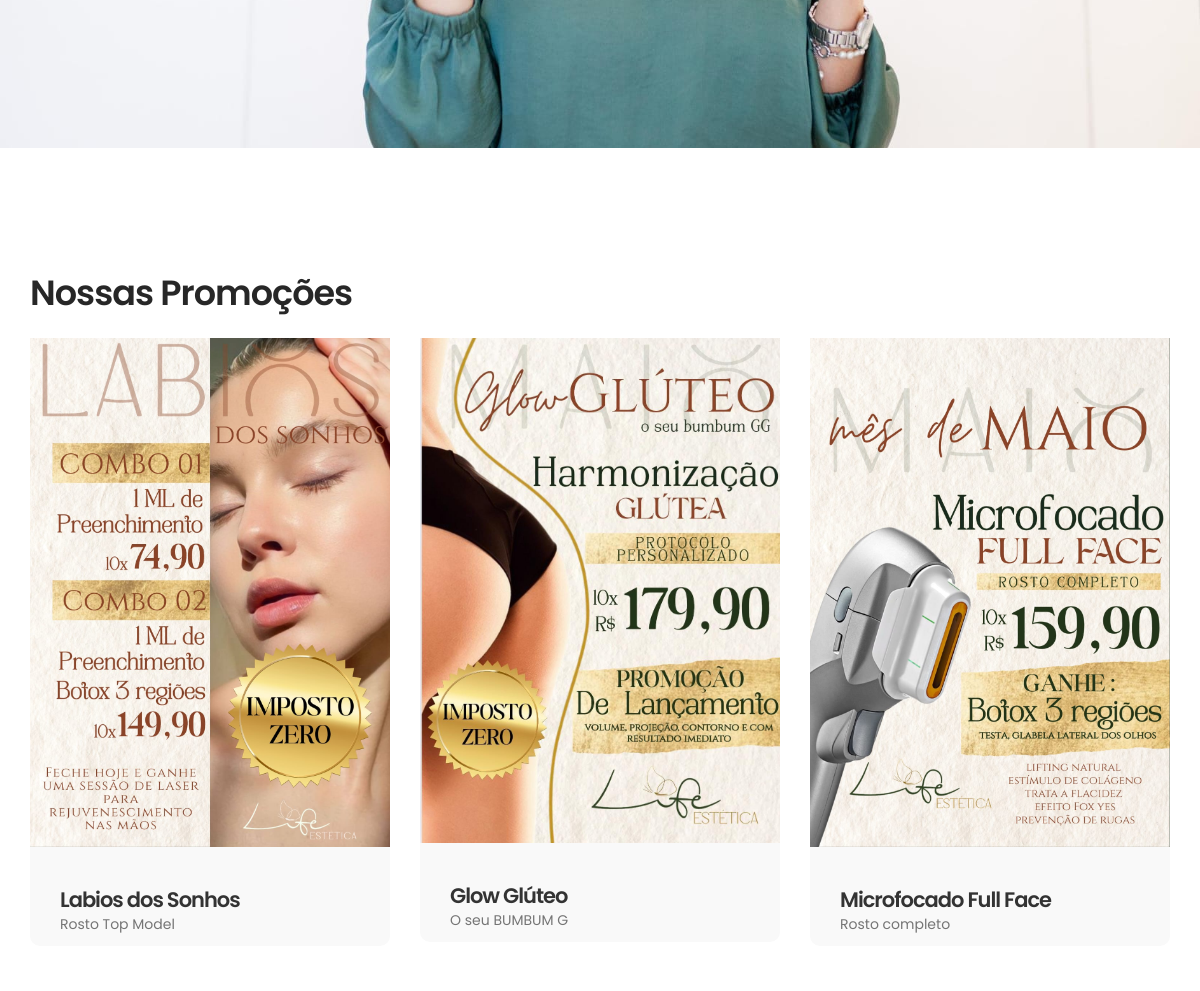
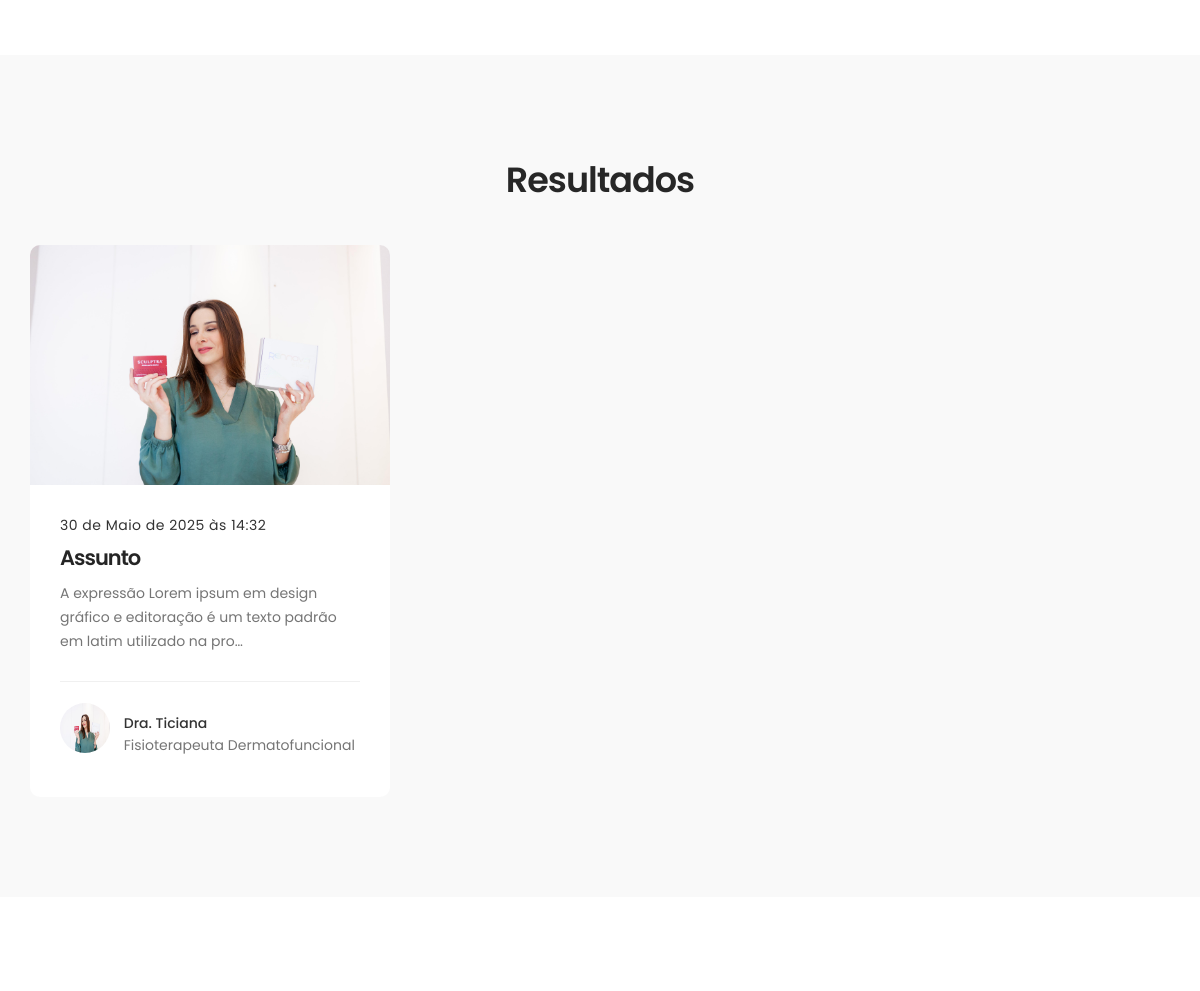
The app's page / (middle part), older data (2 pictures, top to bottom).
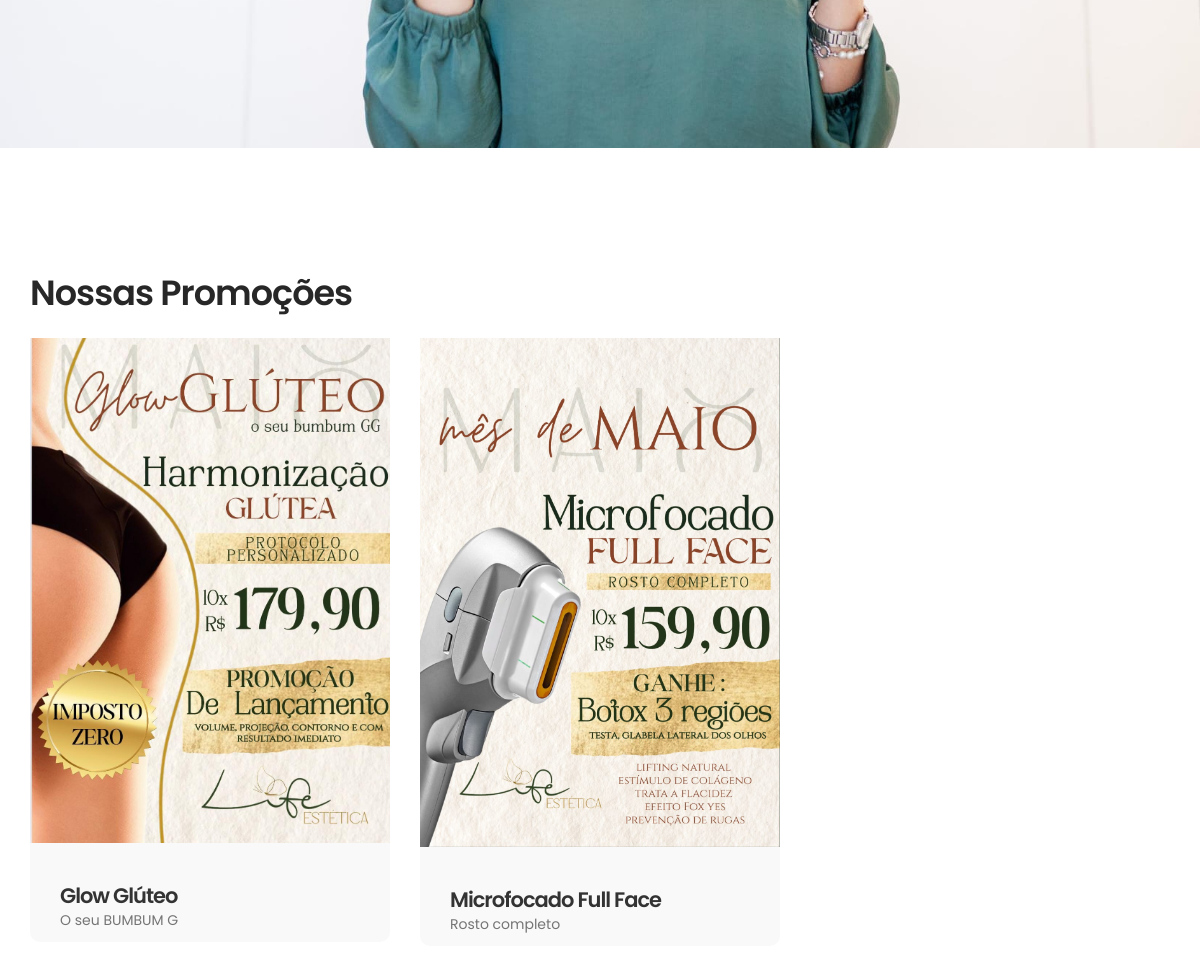
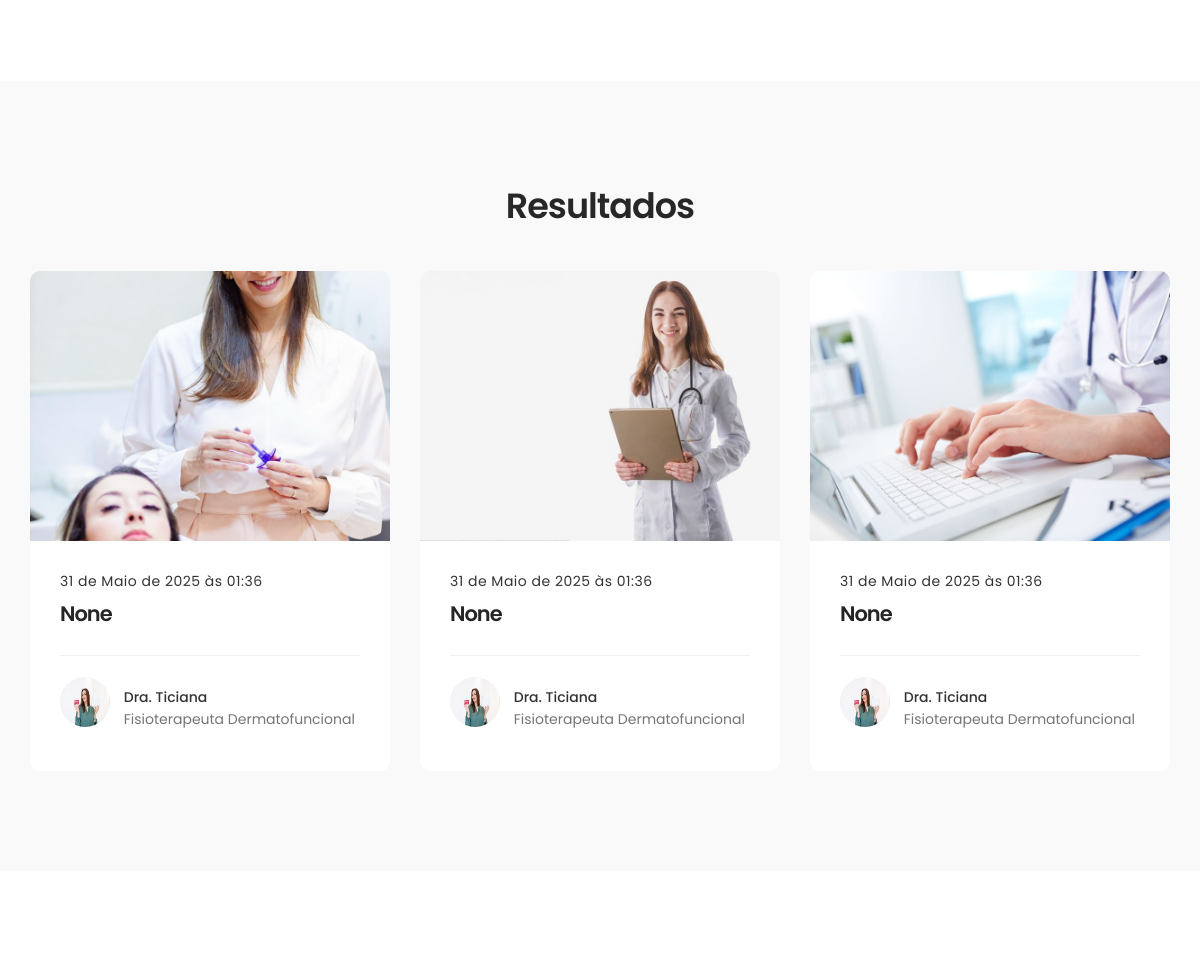
The same page, newer data (2 pictures, top to bottom).
### core/models.py (models this page shows, shortened)
class Promocao(models.Model):
    nome = models.CharField("Nome da Promoção", max_length=100, null=True, blank=True)
    imagem = models.ImageField("Imagem da Promoção", upload_to='promocoes/', null=True, blank=True)
    descricao_curta = models.CharField("Descrição Curta", max_length=255, null=True, blank=True)
    disponivel = models.BooleanField(choices=DISPONIVEL_CHOICES, default=True, null=True, blank=True)

class Resultados(models.Model):
    doutora_responsavel = models.ForeignKey(Doutoras, on_delete=models.SET_NULL, null=True, blank=True, verbose_name="Selecione seu Voucher")
    imagem_antes = models.ImageField("Imagem antes do processo", upload_to='antes_do_processo/', null=True, blank=True)
    imagem_depois = models.ImageField("Imagem do Resultado", upload_to='resultados/', null=True, blank=True)
    assunto = models.CharField("Assunto", max_length=100, null=True, blank=True)
    descricao = models.TextField("Descrição Detalhada", null=True, blank=True)
    data_da_publicacao = models.DateTimeField(auto_now=True, null=True, blank=True)
    mostra = models.BooleanField(choices=DISPONIVEL_CHOICES, default=True, null=True, blank=True)

class Doutoras(models.Model):
    nome = models.CharField("Nome do Voucher", max_length=100)
    imagem = models.ImageField("Imagem da Promoção", upload_to='promocoes/', null=True, blank=True)
    descricao_curricular = models.CharField("escricao curricular do profissional", max_length=100, null=True, blank=True)

### core/views.py (the view, shortened to what this page needs)
# urls.py: path('', IndexView.as_view(), name='index'),
class IndexView(TemplateView):
    template_name = 'index.html'
    def get(self, request):
        promocoes = Promocao.objects.filter(disponivel=True)
        resultados = Resultados.objects.all()
        form = AgendamentoForm()
        return render(request, self.template_name, {'promocoes':promocoes, 'resultados':resultados, 'form':form
        })

### core/models.py (called while the page is built)
    def __str__(self):
        return self.nome

### templates/index.html (shortened to what this page needs)
{% load static %}
<!DOCTYPE html>
<html lang="en">
<head>
     <link rel="stylesheet" type="text/css" href="{% static 'css/bootstrap.min.css' %}">
     <link rel="stylesheet" type="text/css" href="{% static 'css/font-awesome.min.css' %}">
     <link rel="stylesheet" type="text/css" href="{% static 'css/animate.css' %}">
     <link rel="stylesheet" type="text/css" href="{% static 'css/owl.carousel.css' %}">
     <link rel="stylesheet" type="text/css" href="{% static 'css/owl.theme.default.min.css' %}">
     <link rel="stylesheet" type="text/css" href="{% static 'css/tooplate-style.css' %}">
</head>
<body id="top" data-spy="scroll" data-target=".navbar-collapse" data-offset="50">
     <section id="about">
     </section>
     <section id="team" data-stellar-background-ratio="1">
          <div class="container">
               <div class="row">
                    <div class="col-md-6 col-sm-6">
                         <div class="about-info">
                              <h2 class="wow fadeInUp" data-wow-delay="0.1s">Nossas Promoções</h2>
                         </div>
                    </div>
                    <div class="clearfix"></div>
                    {% for promo in promocoes %}
                         <div class="col-md-4 col-sm-6" style="hover {all: unset;}">
                              <div class="team-thumb wow fadeInUp" data-wow-delay="0.2s">
                                   <img src="{{ promo.imagem.url }}" class="img-responsive" alt="">
                                        <div class="team-info">
                                             <h3>{{ promo.nome }}</h3>
                                             <p>{{ promo.descricao_curta }}</p>
                                        </div>
                              </div>
                         </div>
                    {% endfor %}
               </div>
          </div>
     </section>
     <section id="news" data-stellar-background-ratio="2.5">
          <div class="container">
               <div class="row">
                    <div class="col-md-12 col-sm-12">
                         <div class="section-title wow fadeInUp" data-wow-delay="0.1s">
                              <h2>Resultados</h2>
                         </div>
                    </div>
                    {% for resul in resultados %}
                         <div class="col-md-4 col-sm-6">
                              <div class="news-thumb wow fadeInUp" data-wow-delay="0.4s">
                                   <a href="{% url 'detalhes' resul.id %}">
                                        <img src="{{ resul.imagem_antes.url }}" class="img-responsive" alt="">
                                   </a>
                                   <div class="news-info">
                                        <span>{{ resul.data_da_publicacao }}</span>
                                        <h3><a href="news-detail.html">{{ resul.assunto }}</a></h3>
                                        <p>{{ resul.descricao|truncatechars:100 }}</p>
                                        <div class="author">
                                             <img src="{{ resul.doutora_responsavel.imagem.url }}" class="img-responsive" alt="">
                                             <div class="author-info">
                                                  <h5>{{ resul.doutora_responsavel.nome }}</h5>
                                                  <p>{{ resul.doutora_responsavel.descricao_curricular }}</p>
                                             </div>
                                        </div>
                                   </div>
                              </div>
                         </div>
                    {% endfor %}
               </div>
          </div>
     </section>
     <section id="appointment" data-stellar-background-ratio="3">
     </section>
</body>
</html>

### static/css/tooplate-style.css (style rules this page uses)
body { background: #ffffff; font-family: 'Poppins', sans-serif; overflow-x: hidden; }
h1,h2,h3,h4,h5,h6 { font-weight: 600; line-height: inherit; }
h1,h2,h3,h4 { letter-spacing: -1px; }
h5 { font-weight: 500; }
h2 { color: #272727; font-size: 3em; padding-bottom: 10px; }
h3 { font-size: 1.8em; line-height: 1.2em; margin-bottom: 0; }
p { color: #757575; font-size: 14px; font-weight: normal; line-height: 24px; }
html { -webkit-font-smoothing: antialiased; }
a { color: #252525; -webkit-transition: 0.5s; transition: 0.5s; text-decoration: none !important; }
.section-title { padding-bottom: 20px; }
.section-title h2 { margin-top: 0; }
.news-thumb { background: #ffffff; border-radius: 10px; }
.news-thumb img { border-radius: 10px 10px 0 0; }
.news-info { padding: 30px; text-align: left; }
.news-info span { display: block; letter-spacing: 0.5px; }
.news-info h3 { margin-top: 10px; margin-bottom: 10px; }
.author { border-top: 1px solid #f0f0f0; padding-top: 1.5em; margin-top: 2em; }
.author img, .author .author-info { display: inline-block; vertical-align: top; }
.author-info h5 { margin-bottom: 0; }
.author img { border-radius: 100%; width: 50px; height: 50px; margin-right: 10px; }
#about, #team, #news, #news-detail { position: relative; padding-top: 100px; padding-bottom: 100px; }
#news, #service { text-align: center; }
.team-thumb { background-color: #f9f9f9; border-radius: 0 0 10px 10px; position: relative; overflow: hidden; cursor: pointer; }
.team-info { padding: 20px 30px 0 30px; }
#news, #news-detail { background: #f9f9f9; }
#appointment { padding-top: 100px; }
@media only screen and (max-width: 1200px) { h2 { font-size: 2.5em; } }
@media only screen and (max-width: 1200px) { h3 { font-size: 1.5em; } }

Row changes from the older to the newer data that the page shows:
no longer on this page (row edited): Promocao: imagem (picture), nome "Labios dos Sonhos", descricao_curta "Rosto Top Model"
removed Resultados: imagem_antes (picture), data_da_publicacao "30 de Maio de 2025 às 14:32", assunto "Assunto", descricao "A expressão Lorem ipsum em design gráfico e editoração é um texto padrão em latim utilizado na pro…", doutora_responsavel.imagem (picture), doutora_responsavel.nome "Dra. Ticiana", doutora_responsavel.descricao_curricular "Fisioterapeuta Dermatofuncional"
added Resultados: imagem_antes (picture), data_da_publicacao "31 de Maio de 2025 às 01:36", assunto "None", doutora_responsavel.imagem (picture), doutora_responsavel.nome "Dra. Ticiana", doutora_responsavel.descricao_curricular "Fisioterapeuta Dermatofuncional"
added Resultados: imagem_antes (picture), data_da_publicacao "31 de Maio de 2025 às 01:36", assunto "None", doutora_responsavel.imagem (picture), doutora_responsavel.nome "Dra. Ticiana", doutora_responsavel.descricao_curricular "Fisioterapeuta Dermatofuncional"
added Resultados: imagem_antes (picture), data_da_publicacao "31 de Maio de 2025 às 01:36", assunto "None", doutora_responsavel.imagem (picture), doutora_responsavel.nome "Dra. Ticiana", doutora_responsavel.descricao_curricular "Fisioterapeuta Dermatofuncional"
